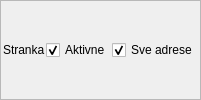
        <widget class="QFrame" name="frame_3">
         <property name="sizePolicy">
          <sizepolicy hsizetype="Preferred" vsizetype="Fixed">
           <horstretch>0</horstretch>
           <verstretch>0</verstretch>
          </sizepolicy>
         </property>
         <property name="frameShape">
          <enum>QFrame::StyledPanel</enum>
         </property>
         <property name="frameShadow">
          <enum>QFrame::Raised</enum>
         </property>
         <layout class="QHBoxLayout" name="horizontalLayout" stretch="0,0,0">
          <property name="spacing">
           <number>1</number>
          </property>
          <property name="margin">
           <number>2</number>
          </property>
          <item>
           <widget class="QLabel" name="lblStrankaTitle">
            <property name="sizePolicy">
             <sizepolicy hsizetype="Expanding" vsizetype="Preferred">
              <horstretch>0</horstretch>
              <verstretch>0</verstretch>
             </sizepolicy>
            </property>
            <property name="text">
             <string>Stranka</string>
            </property>
           </widget>
          </item>
          <item>
           <widget class="QCheckBox" name="chkAktivne">
            <property name="sizePolicy">
             <sizepolicy hsizetype="Fixed" vsizetype="Fixed">
              <horstretch>0</horstretch>
              <verstretch>0</verstretch>
             </sizepolicy>
            </property>
            <property name="text">
             <string>Aktivne</string>
            </property>
            <property name="checked">
             <bool>true</bool>
            </property>
           </widget>
          </item>
          <item>
           <widget class="QCheckBox" name="chkSveAdrese">
            <property name="sizePolicy">
             <sizepolicy hsizetype="Fixed" vsizetype="Fixed">
              <horstretch>0</horstretch>
              <verstretch>0</verstretch>
             </sizepolicy>
            </property>
            <property name="text">
             <string>Sve adrese</string>
            </property>
            <property name="checked">
             <bool>true</bool>
            </property>
           </widget>
          </item>
         </layout>
        </widget>
